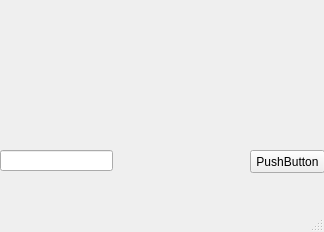
<?xml version="1.0" encoding="UTF-8"?>
<ui version="4.0">
 <class>MainWindow</class>
 <widget class="QMainWindow" name="MainWindow">
  <property name="geometry">
   <rect>
    <x>0</x>
    <y>0</y>
    <width>324</width>
    <height>232</height>
   </rect>
  </property>
  <property name="windowTitle">
   <string>MainWindow</string>
  </property>
  <widget class="QWidget" name="centralwidget">
   <widget class="QLabel" name="label">
    <property name="geometry">
     <rect>
      <x>-4</x>
      <y>10</y>
      <width>331</width>
      <height>131</height>
     </rect>
    </property>
    <property name="text">
     <string/>
    </property>
    <property name="pixmap">
     <pixmap>../img/plane.jpg</pixmap>
    </property>
    <property name="scaledContents">
     <bool>true</bool>
    </property>
   </widget>
   <widget class="QPushButton" name="NEXT">
    <property name="geometry">
     <rect>
      <x>250</x>
      <y>150</y>
      <width>75</width>
      <height>23</height>
     </rect>
    </property>
    <property name="text">
     <string>PushButton</string>
    </property>
   </widget>
   <widget class="QLineEdit" name="path">
    <property name="geometry">
     <rect>
      <x>0</x>
      <y>150</y>
      <width>113</width>
      <height>21</height>
     </rect>
    </property>
   </widget>
  </widget>
  <widget class="QMenuBar" name="menubar">
   <property name="geometry">
    <rect>
     <x>0</x>
     <y>0</y>
     <width>324</width>
     <height>22</height>
    </rect>
   </property>
  </widget>
  <widget class="QStatusBar" name="statusbar"/>
 </widget>
 <resources/>
 <connections/>
</ui>
